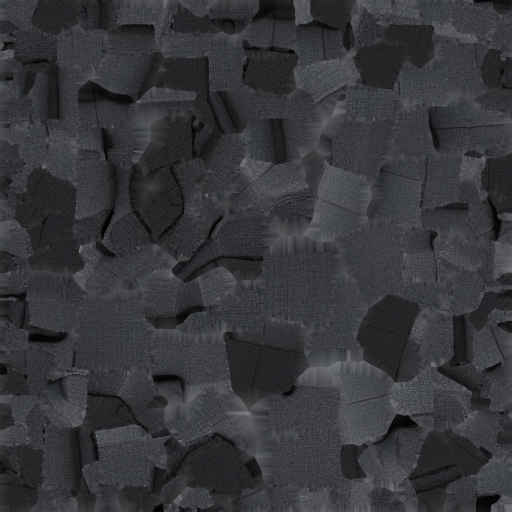
#> input picture godot/props/car_bench_Color_47f08dd2-968e-4f70-94aa-320e2daf7555.jpg, 1024 x 1024 px (shown at 1/2 size)
$ python -i make_conte.py   (imports and definitions only)
#> lines starting #> are read from the running program, lines starting #| are printed output that depends on the picture; after the words box and inside, x2 and y2 are one past the last pixel; in counts of white or black regions, pixels touching at a corner belong together
### blender/paths.py
"""All paths in one place. The repo-internal ones follow from where this file is; the ones that change per machine
(WORK, BUILD, GODOT) come from paths.env at the repo root, then paths.local.env (not in git), then the environment.
Use:  import paths as P  ->  P.KF, P.RULES, P.TRIPO, P.ASSETS, P.PLAN, P.WORK, P.BUILD, P.GODOT
From tripo/ or godot/:  sys.path.insert(0, os.path.join(os.path.dirname(os.path.abspath(__file__)), '..', 'blender'))"""
import os
REPO = os.path.dirname(os.path.dirname(os.path.realpath(__file__)))   # realpath: blender/ may be reached through a symlink (/home/claude/kf)
KF = f'{REPO}/blender'; RULES = f'{REPO}/godot'; TRIPO = f'{REPO}/tripo'; ASSETS = f'{REPO}/assets'; PLAN = f'{REPO}/plan'
_v = {}
for _f in ('paths.env', 'paths.local.env'):
    _p = os.path.join(REPO, _f)
    if os.path.exists(_p):
        for _l in open(_p, encoding='utf-8'):
            _l = _l.strip()
            if _l and not _l.startswith('#') and '=' in _l:
                k, v = _l.split('=', 1); _v[k.strip()] = v.strip()
for k in ('WORK', 'BUILD', 'GODOT'):
    if os.environ.get(k): _v[k] = os.environ[k]
WORK = _v['WORK']; BUILD = _v['BUILD']; GODOT = _v['GODOT']
# [2 lines that do not run on import are left out]

### godot/ui/make_conte.py
"""Kiryu's storyboard #12 (the fixed camera in the hall) for the 第1章 puzzle: godot/ui/conte_12.png.
The frame is shot in the game from the answer (story.gd TARGET_POS / TARGET_LOOK, the small camera's angle) with the
print off and a check light, then drawn over as a pencil sketch on a storyboard sheet with his notes.
    python3 godot/ui/make_conte.py [pck]      (no pck: from the project)
Kiryu's hand is Yomogi (assets/fonts, SIL OFL 1.1)."""
import os, sys, math, subprocess, re
# [1 line that did not run here, left out]
import numpy as np, cv2
from PIL import Image, ImageDraw, ImageFont, ImageFilter

HERE = os.path.dirname(os.path.abspath(__file__))
# [1 line not run here, left out]
# [1 line that did not run here, left out]
# [1 line that did not run here, left out]
# [1 line that did not run here, left out]
# [1 line that did not run here, left out]

# [17 lines left out: functions shoot, crop43, not called in this run]

def sketch(im, seed=12):
#> called with seed = 12
    rng = np.random.default_rng(seed)
    a = np.asarray(im).astype(np.float32) / 255.0
    g = cv2.cvtColor(a, cv2.COLOR_RGB2GRAY)
    g = cv2.bilateralFilter(g, 9, .12, 6)
    H, Wd = g.shape
#> H = 1024; Wd = 1024
    # the hand wobbles: a slow displacement of a pixel or two
    nx = cv2.resize(rng.normal(0, 1, (H // 60 + 2, Wd // 60 + 2)).astype(np.float32), (Wd, H), interpolation=cv2.INTER_CUBIC) * 2.2
    ny = cv2.resize(rng.normal(0, 1, (H // 60 + 2, Wd // 60 + 2)).astype(np.float32), (Wd, H), interpolation=cv2.INTER_CUBIC) * 2.2
    mx, my = np.meshgrid(np.arange(Wd, dtype=np.float32), np.arange(H, dtype=np.float32))
    g = cv2.remap(g, mx + nx, my + ny, cv2.INTER_LINEAR, borderMode=cv2.BORDER_REFLECT)
    # outlines: where the tone breaks, drawn in two passes like a pencil going over a line again
    e1 = cv2.Canny((g * 255).astype(np.uint8), 18, 52).astype(np.float32) / 255
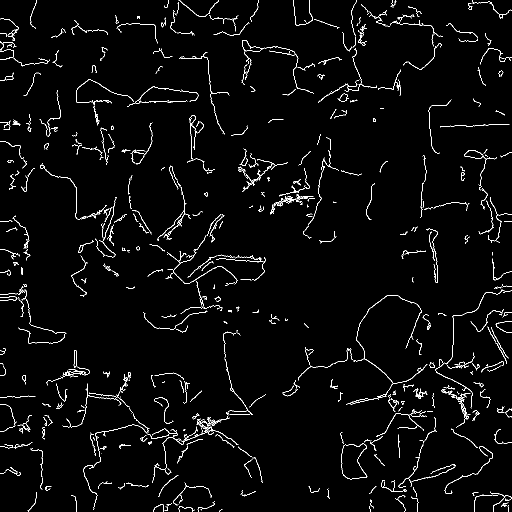
#> e1: shape (1024, 1024) float32 (shown at 1/2 size); values 0 (black) and 1 (white), 2.7% white in thin lines or dots
    e2 = cv2.Canny((cv2.GaussianBlur(g, (0, 0), 2.2) * 255).astype(np.uint8), 10, 30).astype(np.float32) / 255
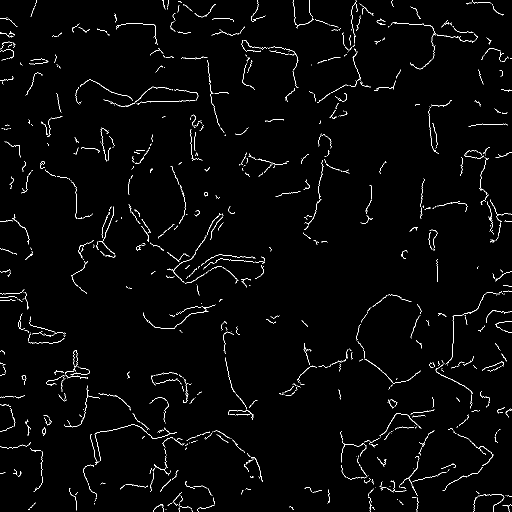
#> e2: shape (1024, 1024) float32 (shown at 1/2 size); values 0 (black) and 1 (white), 1.8% white in thin lines or dots
    lines = np.clip(cv2.GaussianBlur(e1, (0, 0), .7) * 1.6 * .55 + cv2.GaussianBlur(e2, (0, 0), 1.1) * 1.3 * .75, 0, 1)
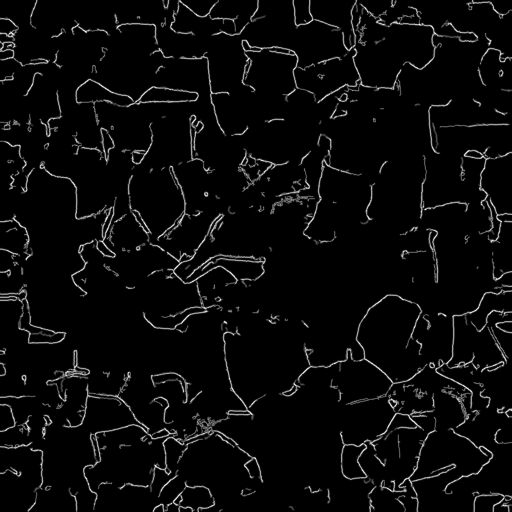
#> lines: shape (1024, 1024) float32 (shown at 1/2 size); min 0, max 1, mean 0.0412
    # tone: diagonal hatching in the shadows, cross-hatched in the deepest
    t = np.clip(1 - g / np.percentile(g, 92), 0, 1)
    t = cv2.GaussianBlur(t, (0, 0), 6)
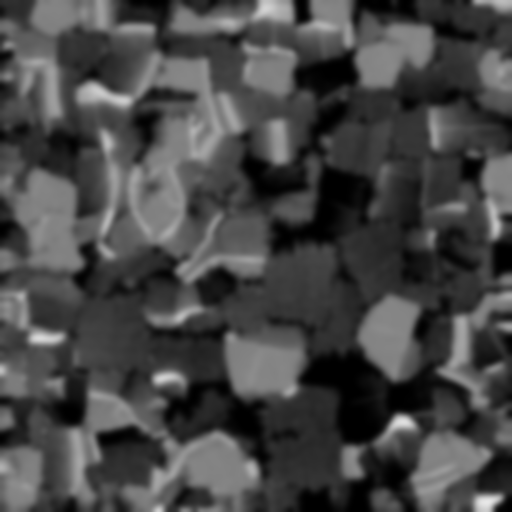
#> t: shape (1024, 1024) float32 (shown at 1/2 size); min 0, max 0.908, mean 0.279
    def hatch(angle, spacing, width):
        a_ = math.radians(angle); u = mx * math.cos(a_) + my * math.sin(a_)
        u = u + cv2.resize(rng.normal(0, 1, (H // 25 + 2, Wd // 25 + 2)).astype(np.float32), (Wd, H)) * 1.5
        return (np.abs(((u / spacing) % 1) - .5) < width / spacing / 2).astype(np.float32)
    h1 = hatch(52, 8.0, 1.3) * (t > .55); h2 = hatch(-38, 8.5, 1.2) * (t > .75); h3 = hatch(80, 6.0, 1.0) * (t > .9)
#> after `h1 = hatch(52, 8.0, 1.3) * (t > 0.55)`:
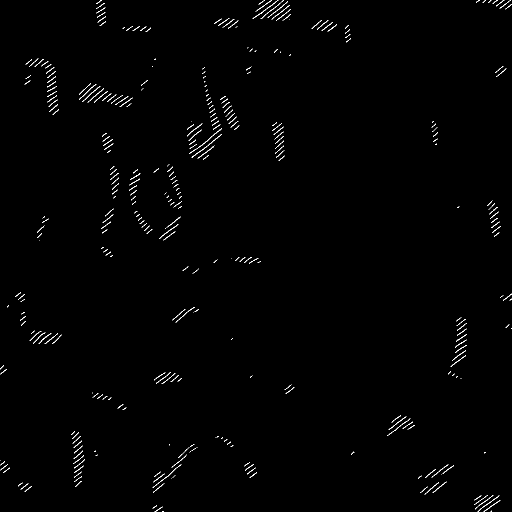
#> h1: shape (1024, 1024) float32 (shown at 1/2 size); values 0 (black) and 1 (white), 0.74% white in thin lines or dots
#> after `h2 = hatch(-38, 8.5, 1.2) * (t > 0.75)`:
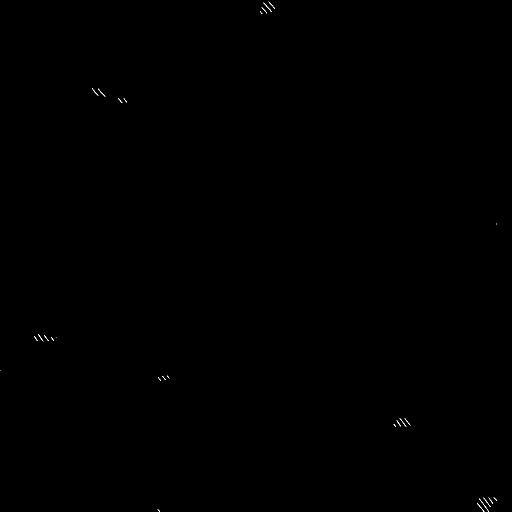
#> h2: shape (1024, 1024) float32 (shown at 1/2 size); values 0 (black) and 1 (white), 0.04% white in thin lines or dots
#> after `h3 = hatch(80, 6.0, 1.0) * (t > 0.9)`:
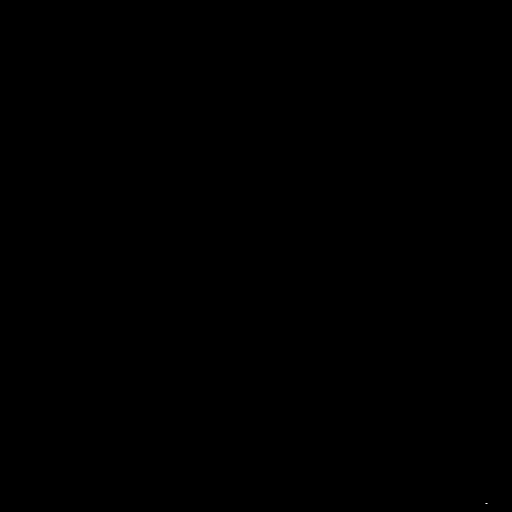
#> h3: shape (1024, 1024) float32 (shown at 1/2 size); values 0 (black) and 1 (white), 0% white in thin lines or dots, all inside (x1, y1, x2, y2) = (971, 1007, 975, 1008)
    hat = np.clip(h1 * .42 + h2 * .38 + h3 * .3, 0, 1) * (.6 + .4 * rng.random((H, Wd)).astype(np.float32))
    ink = np.clip(lines + hat * .85, 0, 1)
    return ink

# [40 lines left out: function sheet, not called in this run]

# [8 lines not run here, left out]

>>> import cv2
>>> picture = cv2.cvtColor(cv2.imread('../props/car_bench_Color_47f08dd2-968e-4f70-94aa-320e2daf7555.jpg'), cv2.COLOR_BGR2RGB)
>>> result = sketch(picture)
